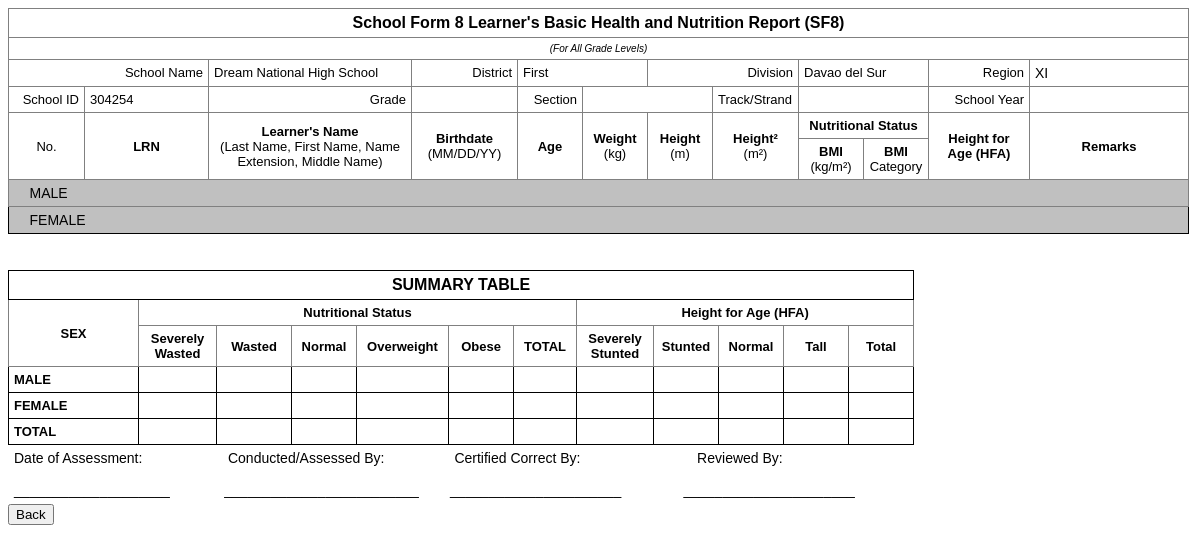
/teacher/SF8.php, run on the app's committed database.
### tables this page shows
CREATE TABLE `school_info` (
  `School_ID` int(11) NOT NULL,
  `School_name` varchar(60) NOT NULL,
  `Division` varchar(50) NOT NULL,
  `District` varchar(50) DEFAULT NULL,
  `Region` varchar(50) DEFAULT NULL
);

### teacher/SF8.php (the view, shortened to what this page needs)
<!DOCTYPE html>
<html>
<head>
</head>
<?php
$DATABASE_HOST = 'localhost';
$DATABASE_USER = 'schoolBoard';
$DATABASE_PASS = '54HPneK7CC9NLhj';
$DATABASE_NAME = 'schoolBoard_database';
$year = $_SESSION['year'];
$section = $_SESSION['advisorysec'];
$connect = mysqli_connect($DATABASE_HOST, $DATABASE_USER, $DATABASE_PASS, $DATABASE_NAME);
$query3 = "SELECT School_ID, School_name, Division, District, Region FROM school_info";
$result3 = mysqli_query($connect, $query3) or die(mysqli_error($connect));
while($data = mysqli_fetch_array($result3)){
    $schoolID = $data[0];
    $schoolname = $data[1];
    $division = $data[2];
    $district = $data[3];
    $region = $data[4];
}
?>
<body id="printarea">
<table id="tg-ctuvl" class="tg" style="undefined;table-layout: fixed; width: 1180px">
<colgroup>
<col style="width: 76px">
<col style="width: 124px">
<col style="width: 203px">
<col style="width: 106px">
<col style="width: 65px">
<col style="width: 65px">
<col style="width: 65px">
<col style="width: 86px">
<col style="width: 65px">
<col style="width: 65px">
<col style="width: 101px">
<col style="width: 159px">
</colgroup>
<thead>
  <tr>
    <th class="tg-l93j" colspan="12">School Form 8 Learner's Basic Health and Nutrition Report (SF8) </th>
  </tr>
</thead>
<tbody>
  <tr>
    <td class="tg-5iaf" colspan="12">(For All Grade Levels)</td>
  </tr>
  <tr>
    <td class="tg-znh0" colspan="2">School Name</td>
    <td class="tg-387r"><?php echo $schoolname;?></td>
    <td class="tg-znh0">District</td>
    <td class="tg-387r" colspan="2"><?php echo $district;?></td>
    <td class="tg-znh0" colspan="2">Division</td>
    <td class="tg-387r" colspan="2"><?php echo $division;?></td>
    <td class="tg-znh0">Region</td>
    <td class="tg-0pky"><?php echo $region;?></td>
  </tr>
  <tr>
    <td class="tg-znh0">School ID</td>
    <td class="tg-387r"><?php echo $schoolID;?></td>
    <td class="tg-znh0">Grade</td>
    <td class="tg-387r"><?php echo $year; ?></td>
    <td class="tg-znh0">Section</td>
    <td class="tg-387r" colspan="2"><?php echo $section; ?></td>
    <td class="tg-387r">Track/Strand</td>
    <td class="tg-387r" colspan="2"></td>
    <td class="tg-znh0">School Year</td>
    <td class="tg-0pky"></td>
  </tr>
  <tr>
    <td class="tg-hysb" rowspan="2">No.</td>
    <td class="tg-lvro" rowspan="2">LRN</td>
    <td class="tg-hysb" rowspan="2"><span style="font-weight:bold">Learner's Name</span><br>(Last Name, First Name, Name<br> Extension, Middle Name)</td>
    <td class="tg-hysb" rowspan="2"><span style="font-weight:bold">Birthdate</span><br>(MM/DD/YY)</td>
    <td class="tg-hysb" rowspan="2"><span style="font-weight:bold">Age</span></td>
    <td class="tg-hysb" rowspan="2"><span style="font-weight:bold">Weight</span><br>(kg)</td>
    <td class="tg-hysb" rowspan="2"><span style="font-weight:bold">Height</span><br>(m)</td>
    <td class="tg-hysb" rowspan="2"><span style="font-weight:bold">Height²</span> <br>(m²)</td>
    <td class="tg-lvro" colspan="2">Nutritional Status</td>
    <td class="tg-lvro" rowspan="2">Height for <br>Age (HFA)</td>
    <td class="tg-lvro" rowspan="2">Remarks</td>
  </tr>
  <tr>
    <td class="tg-hysb"><span style="font-weight:bold">BMI</span><br>(kg/m²)</td>
    <td class="tg-hysb"><span style="font-weight:bold">BMI</span><br>Category</td>
  </tr>
  <tr>
    <td class="tg-llyw" colspan="12">               &nbsp;&nbsp;&nbsp;&nbsp;MALE </td>
  </tr>
  <tr>
    <td class="tg-y6fn" colspan="12">               &nbsp;&nbsp;&nbsp;&nbsp;FEMALE</td>
  </tr>
</tbody>
</table>
<br>
<br>
<table id="tg-Dyphw" class="tg" style="undefined;table-layout: fixed; width: 905px">
<colgroup>
<col style="width: 130px">
<col style="width: 78px">
<col style="width: 75px">
<col style="width: 65px">
<col style="width: 92px">
<col style="width: 65px">
<col style="width: 63px">
<col style="width: 77px">
<col style="width: 65px">
<col style="width: 65px">
<col style="width: 65px">
<col style="width: 65px">
</colgroup>
<thead>
  <tr>
    <th class="tg-5unb" colspan="12">SUMMARY TABLE</th>
  </tr>
</thead>
<tbody>
  <tr>
    <td class="tg-lvro" rowspan="2">SEX</td>
    <td class="tg-2k8k" colspan="6">Nutritional Status</td>
    <td class="tg-2k8k" colspan="5">Height for Age (HFA)</td>
  </tr>
  <tr>
    <td class="tg-lvro">Severely<br>Wasted<br></td>
    <td class="tg-lvro">Wasted</td>
    <td class="tg-lvro">Normal</td>
    <td class="tg-lvro">Overweight</td>
    <td class="tg-lvro">Obese</td>
    <td class="tg-lvro">TOTAL</td>
    <td class="tg-lvro">Severely<br>Stunted<br></td>
    <td class="tg-lvro">Stunted</td>
    <td class="tg-lvro">Normal</td>
    <td class="tg-lvro">Tall</td>
    <td class="tg-lvro">Total</td>
  </tr>
  <tr>
    <td class="tg-wrlh">MALE</td>
    <td class="tg-vask"></td>
    <td class="tg-vask"></td>
    <td class="tg-vask"></td>
    <td class="tg-vask"></td>
    <td class="tg-vask"></td>
    <td class="tg-vask"></td>
    <td class="tg-vask"></td>
    <td class="tg-vask"></td>
    <td class="tg-vask"></td>
    <td class="tg-vask"></td>
    <td class="tg-vask"></td>
  </tr>
  <tr>
    <td class="tg-wrlh">FEMALE</td>
    <td class="tg-vask"></td>
    <td class="tg-vask"></td>
    <td class="tg-vask"></td>
    <td class="tg-vask"></td>
    <td class="tg-vask"></td>
    <td class="tg-vask"></td>
    <td class="tg-vask"></td>
    <td class="tg-vask"></td>
    <td class="tg-vask"></td>
    <td class="tg-vask"></td>
    <td class="tg-vask"></td>
  </tr>
  <tr>
    <td class="tg-wrlh">TOTAL</td>
    <td class="tg-vask"></td>
    <td class="tg-vask"></td>
    <td class="tg-vask"></td>
    <td class="tg-vask"></td>
    <td class="tg-vask"></td>
    <td class="tg-vask"></td>
    <td class="tg-vask"></td>
    <td class="tg-vask"></td>
    <td class="tg-vask"></td>
    <td class="tg-vask"></td>
    <td class="tg-vask"></td>
  </tr>
  <tr>
    <td class="tg-zv4m" colspan="12" rowspan="2">Date of Assessment:&nbsp;&nbsp;&nbsp;&nbsp;&nbsp;&nbsp;&nbsp;&nbsp;&nbsp;&nbsp;&nbsp;&nbsp;&nbsp;&nbsp;&nbsp;&nbsp;&nbsp;&nbsp;&nbsp;&nbsp;&nbsp;&nbsp;Conducted/Assessed By:&nbsp;&nbsp;&nbsp;&nbsp;&nbsp;&nbsp;&nbsp;&nbsp;&nbsp;&nbsp;&nbsp;&nbsp;&nbsp;&nbsp;&nbsp;&nbsp;&nbsp;&nbsp;Certified Correct By:&nbsp;&nbsp;&nbsp;&nbsp;&nbsp;&nbsp;&nbsp;&nbsp;&nbsp;&nbsp;&nbsp;&nbsp;&nbsp;&nbsp;&nbsp;&nbsp;&nbsp;&nbsp;&nbsp;&nbsp;&nbsp;&nbsp;&nbsp;&nbsp;&nbsp;&nbsp;&nbsp;&nbsp;&nbsp;&nbsp;Reviewed By:<br><br>____________________&nbsp;&nbsp;&nbsp;&nbsp;&nbsp;&nbsp;&nbsp;&nbsp;&nbsp;&nbsp;&nbsp;&nbsp;&nbsp;&nbsp;_________________________&nbsp;&nbsp;&nbsp;&nbsp;&nbsp;&nbsp;&nbsp;&nbsp;______________________&nbsp;&nbsp;&nbsp;&nbsp;&nbsp;&nbsp;&nbsp;&nbsp;&nbsp;&nbsp;&nbsp;&nbsp;&nbsp;&nbsp;&nbsp;&nbsp;______________________&nbsp;&nbsp;&nbsp;&nbsp;&nbsp;<br></td>
  </tr>
  <tr>
  </tr>
</tbody>
</table>
</body>
   <button class="btn" name="year" onclick="history.go(-1);" value=<?php echo $year; ?>> Back </button>
</html>

### teacher/SF8.php (style rules this page uses)
.tg { border-collapse:collapse;border-spacing:0; }
.tg td { border-color:black;border-style:solid;border-width:1px;font-family:Arial, sans-serif;font-size:14px; overflow:hidden;padding:5px 5px;word-break:normal; }
.tg th { border-color:black;border-style:solid;border-width:1px;font-family:Arial, sans-serif;font-size:14px; font-weight:normal;overflow:hidden;padding:5px 5px;word-break:normal; }
.tg .tg-l93j { border-color:inherit;font-size:16px;font-weight:bold;text-align:center;vertical-align:top }
.tg .tg-llyw { background-color:#c0c0c0;border-color:inherit;text-align:left;vertical-align:top }
.tg .tg-lvro { border-color:inherit;font-size:13px;font-weight:bold;text-align:center;vertical-align:middle }
.tg .tg-5iaf { border-color:inherit;font-size:10px;font-style:italic;text-align:center;vertical-align:top }
.tg .tg-znh0 { border-color:inherit;font-size:13px;text-align:right;vertical-align:top }
.tg .tg-387r { border-color:inherit;font-size:13px;text-align:left;vertical-align:top }
.tg .tg-0pky { border-color:inherit;text-align:left;vertical-align:top }
.tg .tg-hysb { border-color:inherit;font-size:13px;text-align:center;vertical-align:middle }
.tg .tg-y6fn { background-color:#c0c0c0;text-align:left;vertical-align:top }
.tg .tg-zv4m { border-color:#ffffff;text-align:left;vertical-align:top }
.tg .tg-5unb { border-color:#000000;font-size:16px;font-weight:bold;text-align:center;vertical-align:top }
.tg .tg-2k8k { border-color:inherit;font-size:13px;font-weight:bold;text-align:center;vertical-align:top }
.tg .tg-wrlh { font-size:13px;font-weight:bold;text-align:left;vertical-align:top }
.tg .tg-vask { font-size:13px;text-align:left;vertical-align:top }

### data on the page
school_info: School_name "Dream National High School", District "First", Division "Davao del Sur", Region "XI", School_ID "304254"
